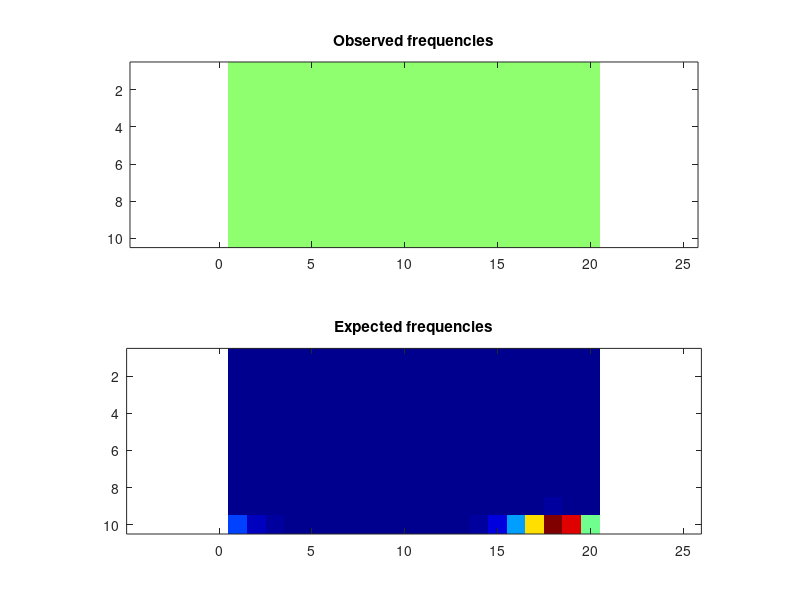

MATLAB code to generate this figure:
obsFrequencies = [ 0, 0, 0, 0, 0, 0, 0, 0, 0, 0, 0, 0, 0, 0, 0, 0, 0, 0, 0, 0; 0, 0, 0, 0, 0, 0, 0, 0, 0, 0, 0, 0, 0, 0, 0, 0, 0, 0, 0, 0; 0, 0, 0, 0, 0, 0, 0, 0, 0, 0, 0, 0, 0, 0, 0, 0, 0, 0, 0, 0; 0, 0, 0, 0, 0, 0, 0, 0, 0, 0, 0, 0, 0, 0, 0, 0, 0, 0, 0, 0; 0, 0, 0, 0, 0, 0, 0, 0, 0, 0, 0, 0, 0, 0, 0, 0, 0, 0, 0, 0; 0, 0, 0, 0, 0, 0, 0, 0, 0, 0, 0, 0, 0, 0, 0, 0, 0, 0, 0, 0; 0, 0, 0, 0, 0, 0, 0, 0, 0, 0, 0, 0, 0, 0, 0, 0, 0, 0, 0, 0; 0, 0, 0, 0, 0, 0, 0, 0, 0, 0, 0, 0, 0, 0, 0, 0, 0, 0, 0, 0; 0, 0, 0, 0, 0, 0, 0, 0, 0, 0, 0, 0, 0, 0, 0, 0, 0, 0, 0, 0; 0, 0, 0, 0, 0, 0, 0, 0, 0, 0, 0, 0, 0, 0, 0, 0, 0, 0, 0, 0 ];
expFrequencies = [ 0, 0, 0, 0, 0, 0, 0, 0, 0, 0, 0, 0, 0, 0, 0, 0, 0, 0, 0, 0; 0, 0, 0, 0, 0, 0, 0, 0, 0, 0, 0, 0, 0, 0, 0, 0, 0, 0, 0, 0; 0, 0, 0, 0, 0, 0, 0, 0, 0, 0, 0, 0, 0, 0, 0, 0, 0, 0, 0, 0; 5.85888e-42, 0, 0, 0, 0, 0, 0, 0, 0, 0, 0, 0, 0, 0, 0, 1.60841e-38, 1.08224e-32, 1.51323e-30, 5.24962e-31, 1.40468e-34; 1.87303e-26, 2.42937e-33, 9.58725e-42, 0, 0, 0, 0, 0, 0, 0, 0, 0, 0, 3.25242e-38, 2.42956e-30, 3.02231e-24, 2.13875e-20, 7.14663e-19, 3.17518e-19, 1.15245e-21; 4.88553e-16, 1.06609e-20, 2.47763e-26, 2.03626e-32, 2.30846e-38, 0, 0, 0, 0, 0, 1.30874e-41, 5.09188e-36, 6.04915e-30, 5.6678e-24, 1.12513e-18, 1.58763e-14, 7.64929e-12, 1.01219e-10, 5.4041e-11, 9.77227e-13; 1.53426e-08, 9.12792e-12, 1.26953e-15, 9.27446e-20, 8.90952e-24, 2.89291e-27, 7.86268e-30, 4.27547e-31, 9.13918e-31, 6.24537e-29, 6.02087e-26, 3.39086e-22, 4.41789e-18, 5.18606e-14, 2.26664e-10, 1.75213e-07, 1.40943e-05, 9.5586e-05, 5.92856e-05, 3.22134e-06; 0.00622336, 3.95573e-05, 1.00992e-07, 1.78768e-10, 4.02089e-13, 2.13926e-15, 4.87045e-17, 7.95086e-18, 1.26861e-17, 1.81556e-16, 1.53444e-14, 4.39519e-12, 2.31994e-09, 1.2131e-06, 0.000349487, 0.0333247, 0.717138, 2.85123, 2.01127, 0.252993; 99.4516, 4.37188, 0.117659, 0.00267461, 7.43592e-05, 3.60326e-06, 4.21522e-07, 1.53682e-07, 1.99022e-07, 8.84603e-07, 1.11851e-05, 0.000301096, 0.0122648, 0.528915, 16.3126, 289.505, 2099.98, 5215.86, 4137.48, 1066.25; 46436.8, 15339.6, 5542.23, 2425.07, 1309.51, 856.521, 661.683, 592.334, 609.007, 720.78, 995.058, 1638.56, 3299.72, 8195.34, 23950.9, 71309.1, 171831, 267400, 238364, 125587 ];
colormap(jet);
clf; subplot(2,1,1);
imagesc(obsFrequencies);
title('Observed frequencies');
axis equal;
subplot(2,1,2);
imagesc(expFrequencies);
axis equal;
title('Expected frequencies');
